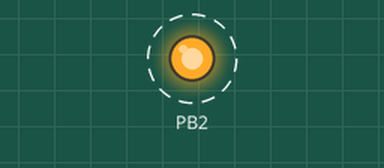
The program below on a simulated ATmega328P, built with avr-gcc and emulated at 16 MHz. On the bench: output pins drawn as LEDs (lit = HIGH). Dashed ring = blinking.

Above: at 0.2 s.
Timing chart, 0 to 3.0 s (numbered marks = the images above):
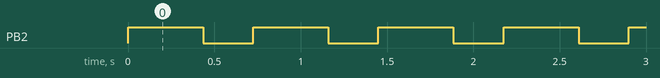

The program:

main.c
```c
/*
 * DA2C_T1_CTC_IRO_C.c
 *
 * Created: 4/26/2019 7:33:40 PM
 * Author : acate
 */


#define F_CPU 16000000UL		// Used to slow delay from 16MHz to 1MHz (delay library)
#include <avr/io.h>				// Standard AVR Library
#include <avr/interrupt.h>		// AVR library containing interrupt functions
#include <util/delay.h>			// AVR library containing _delay_ms() function

#define LED 0b00000100			// Modify LED Bit (Currently: PB2)
#define period 11327			// 'period = (16MHz*0.725s/1024) - 1' for 735ms period
#define duty_cycle 6796			// 'duty_cycle = (16MHz*0.435s/1024) - 1' for 60% Duty Cycle

volatile unsigned char i = 0;	// 8-bit Positive Counter 'i'

int main(void) {

	unsigned char p_end = period/256;			// Quotient of Period divided by Counter Size
	unsigned char p_leftover = period%256;		// Remainder of Period divided by Counter Size
	unsigned char dc_end = duty_cycle/256;		// Quotient of Duty Cycle divided by Counter Size
	unsigned char dc_leftover = duty_cycle%256;	// Remainder of Duty Cycle divided by Counter Size

	DDRB = LED;											// Set direction of LED (PB2) as an Output
	OCR0A = 0xFF;										// Load Compare Register Value
	TIMSK0 |= (1 << OCIE0A);							// Set Interrupt on Compare Match
	sei();												// Enable Global Interrupts
	TCCR0A = (0<<COM0A1)|(0<<COM0A0);					// Set Compare Output Mode
	TCCR0A = (1<<WGM01)|(0<<WGM00);						// Set WGM to CTC
	TCCR0B = (0<<WGM02)|(1<<CS02)|(0<<CS01)|(1<<CS00);	// Set WGM to CTC (Cont.), Prescaler '1024'

	while (1) {
		PORTB |= LED;						// Set Output LED PB2 to 'HIGH'
		i = 0;								// Initialize Counter 'i' to zero
		while (i < p_end) {					// Loop Counter 'i' until Period Quotient is met
			if (i == dc_end) {				// If Counter 'i' is at end of Duty Cycle Quotient...
				while(TCNT0 < dc_leftover);	// Finish Duty Cycle Remainder
				PORTB = 0x00;				// Then set Output LED PB2 to 'LOW'
			}
		}
		while (TCNT0 < p_leftover);			// If Counter 'i' at end of period, then finish remainder
		TCNT0 = 0x00;						// Restart Period and Timer0 from beginning
	}
}

ISR(TIMER0_COMPA_vect) {
	i++;							// Increment Counter 'i'
	return;							// Resume code from where interrupt left off
}
```

Measured:
- by itself, PB2: alternates HIGH for 0.43 s and LOW for 0.29 s
